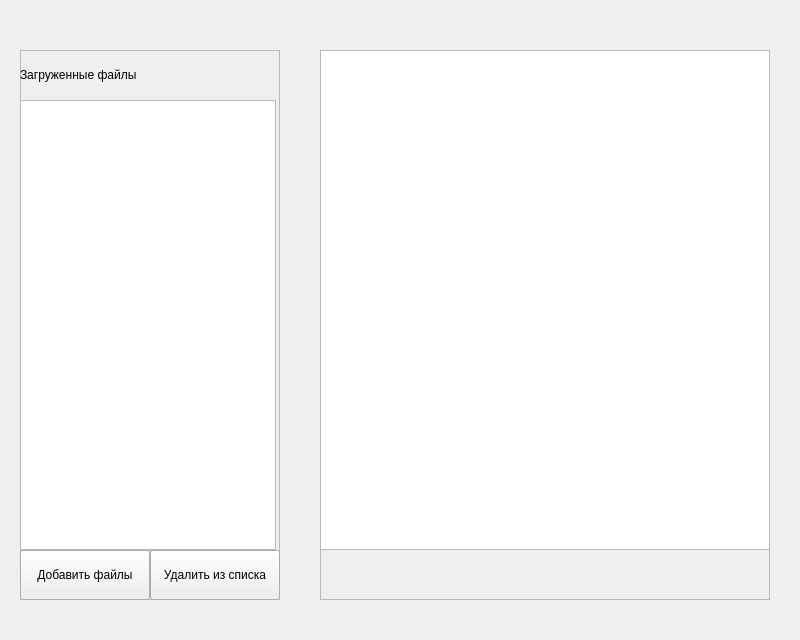
<?xml version="1.0" encoding="UTF-8"?>
<ui version="4.0">
 <class>TableUploadWindow</class>
 <widget class="QWidget" name="TableUploadWindow">
  <property name="geometry">
   <rect>
    <x>0</x>
    <y>0</y>
    <width>800</width>
    <height>640</height>
   </rect>
  </property>
  <property name="windowTitle">
   <string>Form</string>
  </property>
  <widget class="QFrame" name="frame">
   <property name="geometry">
    <rect>
     <x>20</x>
     <y>50</y>
     <width>260</width>
     <height>550</height>
    </rect>
   </property>
   <property name="frameShape">
    <enum>QFrame::StyledPanel</enum>
   </property>
   <property name="frameShadow">
    <enum>QFrame::Raised</enum>
   </property>
   <widget class="QListWidget" name="file_names_list">
    <property name="geometry">
     <rect>
      <x>0</x>
      <y>50</y>
      <width>256</width>
      <height>450</height>
     </rect>
    </property>
   </widget>
   <widget class="QFrame" name="frame_3">
    <property name="geometry">
     <rect>
      <x>0</x>
      <y>500</y>
      <width>260</width>
      <height>50</height>
     </rect>
    </property>
    <property name="frameShape">
     <enum>QFrame::StyledPanel</enum>
    </property>
    <property name="frameShadow">
     <enum>QFrame::Raised</enum>
    </property>
    <widget class="QPushButton" name="file_delete_button">
     <property name="geometry">
      <rect>
       <x>130</x>
       <y>0</y>
       <width>130</width>
       <height>50</height>
      </rect>
     </property>
     <property name="text">
      <string>Удалить из списка</string>
     </property>
    </widget>
    <widget class="QPushButton" name="file_select_button">
     <property name="geometry">
      <rect>
       <x>0</x>
       <y>0</y>
       <width>130</width>
       <height>50</height>
      </rect>
     </property>
     <property name="text">
      <string>Добавить файлы</string>
     </property>
    </widget>
   </widget>
   <widget class="QLabel" name="label">
    <property name="geometry">
     <rect>
      <x>0</x>
      <y>0</y>
      <width>260</width>
      <height>50</height>
     </rect>
    </property>
    <property name="text">
     <string>Загруженные файлы</string>
    </property>
   </widget>
  </widget>
  <widget class="QFrame" name="frame_2">
   <property name="geometry">
    <rect>
     <x>320</x>
     <y>50</y>
     <width>450</width>
     <height>550</height>
    </rect>
   </property>
   <property name="frameShape">
    <enum>QFrame::StyledPanel</enum>
   </property>
   <property name="frameShadow">
    <enum>QFrame::Raised</enum>
   </property>
   <widget class="QTableView" name="upload_files_tableView">
    <property name="geometry">
     <rect>
      <x>0</x>
      <y>0</y>
      <width>450</width>
      <height>500</height>
     </rect>
    </property>
   </widget>
  </widget>
 </widget>
 <resources/>
 <connections/>
</ui>
